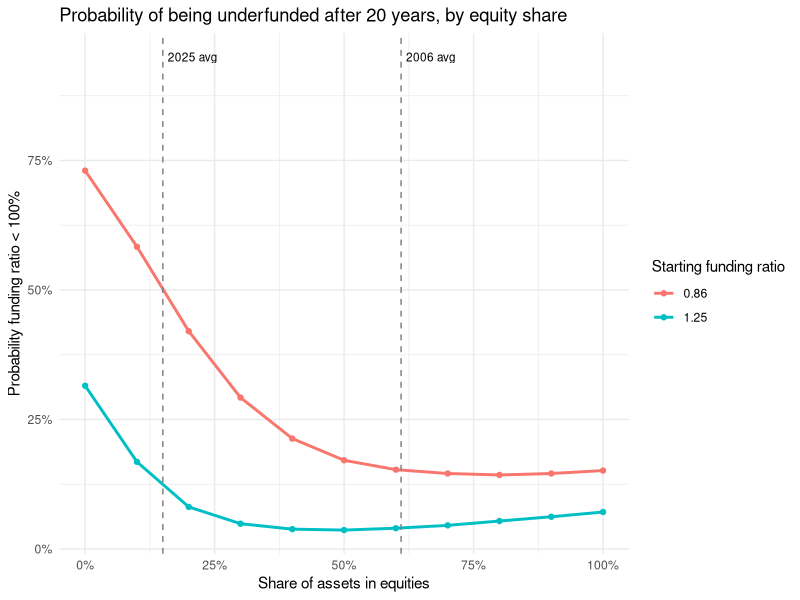
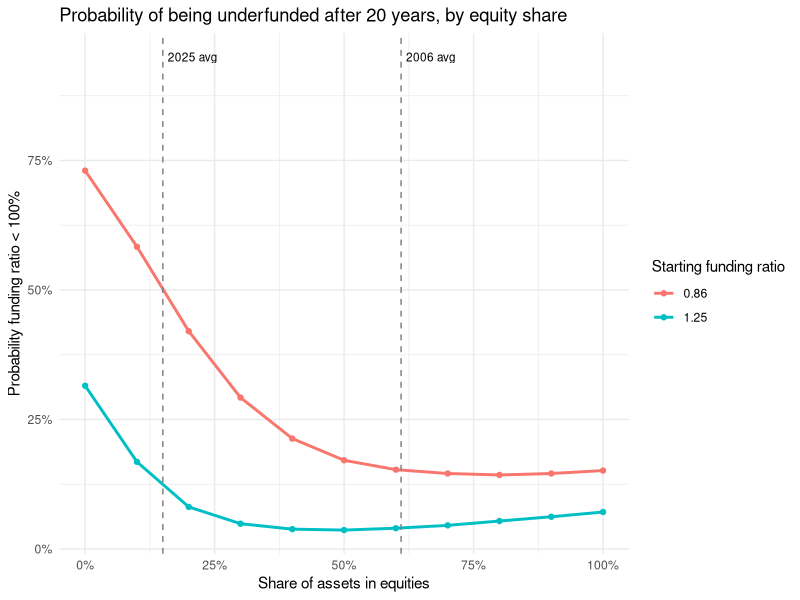

Write R code to recreate these figures, in order.
# Compare funding outcomes after 20 years across equity shares.
# Uses the SAME simulated returns for every strategy, so differences
# come from the strategy, not from random noise.

library(dplyr)
library(ggplot2)

inputs <- read.csv("output/tables/estimated_inputs.csv")
p <- inputs[1, ]

start_funding    <- 0.86
years            <- 20
n_sims           <- 10000
liability_growth <- p$bond_mean
set.seed(2026)

mu <- c(p$stock_mean, p$bond_mean)
cov_sb <- p$correlation * p$stock_sd * p$bond_sd
Sigma <- matrix(c(p$stock_sd^2, cov_sb, cov_sb, p$bond_sd^2), nrow = 2)
draws <- MASS::mvrnorm(n_sims * years, mu = mu, Sigma = Sigma)
stock_ret <- matrix(draws[, 1], nrow = n_sims, ncol = years)
bond_ret  <- matrix(draws[, 2], nrow = n_sims, ncol = years)

# Final-year funding ratio for a given equity share and starting level
final_funding <- function(w, start) {
  port <- w * stock_ret + (1 - w) * bond_ret
  start * apply(1 + port, 1, prod) / (1 + liability_growth)^years
}

summarise_strategy <- function(w, start) {
  f <- final_funding(w, start)
  data.frame(
    start_funding    = start,
    equity_share     = w,
    p5               = unname(quantile(f, 0.05)),
    median           = median(f),
    p95              = unname(quantile(f, 0.95)),
    prob_underfunded = mean(f < 1)
  )
}

shares <- seq(0, 1, by = 0.1)

results <- bind_rows(
  lapply(shares, summarise_strategy, start = start_funding),  # main: 86% funded
  lapply(shares, summarise_strategy, start = 1.25)            # sensitivity: 2025 average
)

print(results, digits = 3)
write.csv(results, "output/tables/strategy_comparison.csv", row.names = FALSE)

# Chart: probability of underfunding by equity share
ggplot(results, aes(x = equity_share, y = prob_underfunded,
                    colour = factor(start_funding))) +
  geom_line(linewidth = 1) +
  geom_point() +
  geom_vline(xintercept = c(0.15, 0.61), linetype = "dashed", colour = "grey50") +
  annotate("text", x = 0.15, y = 0.95, label = "2025 avg", hjust = -0.1, size = 3) +
  annotate("text", x = 0.61, y = 0.95, label = "2006 avg", hjust = -0.1, size = 3) +
  scale_x_continuous(labels = scales::percent) +
  scale_y_continuous(labels = scales::percent) +
  labs(
    title = "Probability of being underfunded after 20 years, by equity share",
    x = "Share of assets in equities", y = "Probability funding ratio < 100%",
    colour = "Starting funding ratio"
  ) +
  theme_minimal()

ggsave("output/figures/strategy_comparison.png", width = 8, height = 5, dpi = 300)
